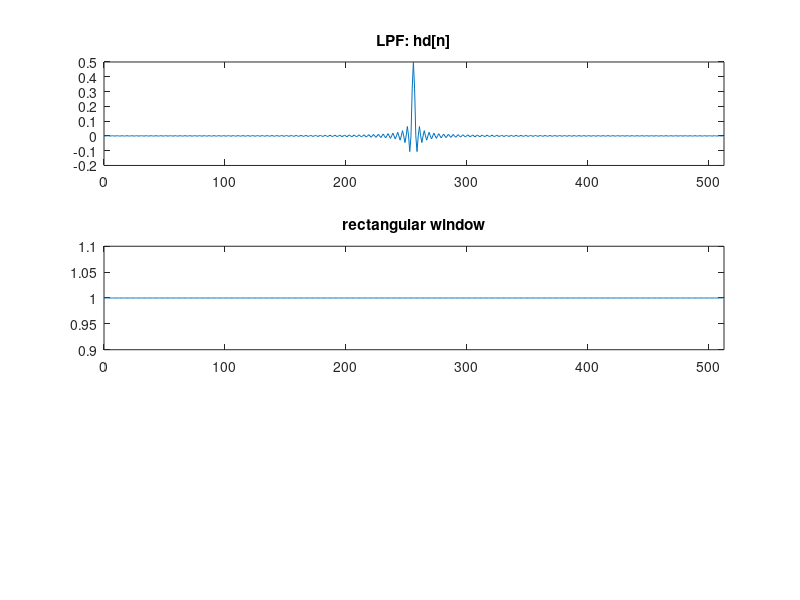

The MATLAB script that drew this image: (Note: this script raises an error after producing the figure.)
N = 513;
k = (N-1)/2;
x = linspace(-k,k,N);

omega = pi/2;

hd = sin(omega*(x))./(pi*(x));
hd(k+1) = omega/pi;

rectwind = 0:N-1;
rectwind = rectwind*0+1;
trangwind = 2-2*(0:N-1)/(N-1);
x = 0:N-1;
hanningwind1 = 0.5 -0.5*cos(2*pi*x/(N-1));
hanningwind2 = 0.54 -0.46*cos(2*pi*x/(N-1));
blackmanwind = 0.42 - 0.5*cos(2*pi*x/(N-1)) + 0.08*cos(4*pi*x/(N-1));

hn_rect = hd.*rectwind;
hn_triang = hd.*trangwind;
hn_hanning1 = hd.*hanningwind1;
hn_hanning2 = hd.*hanningwind2;
hn_blackmanwind = hd.*blackmanwind;

n = x;

% rectangular window
figure;
subplot(3,1,1);
plot(n,hd);
xlim([0 N]);
title("LPF: hd[n]");
subplot(3,1,2);
plot(n, rectwind);
xlim([0 N]);
title("rectangular window");
hf1 = freqz(hn_rect,1,w);
hf_abs1 = 20*log10(abs(hf1));
subplot(3,1,3);
plot(w/pi, hf_abs1);
title("windowed LPF");
xlabel('Normalized Frequency (\times\pi rad/sample)')
ylabel('Magnitude (dB)')

% triangular window
figure;
subplot(3,1,1);
plot(n,hd);
xlim([0 N]);
title("LPF: hd[n]");
subplot(3,1,2);
plot(n, trangwind);
xlim([0 N]);
title("triangular window");
hf1 = freqz(hn_triang,1,w);
hf_abs1 = 20*log10(abs(hf1));
subplot(3,1,3);
plot(w/pi,hf_abs1);
title("windowed LPF");
xlabel('Normalized Frequency (\times\pi rad/sample)')
ylabel('Magnitude (dB)')

% hanning1 window
figure;
subplot(3,1,1);
plot(n,hd);
xlim([0 N]);
title("LPF: hd[n]");
subplot(3,1,2);
plot(n, hanningwind1);
xlim([0 N]);
title("hanning window");
hf1 = freqz(hn_hanning1,1,w);
hf_abs1 = 20*log10(abs(hf1));
subplot(3,1,3);
plot(w/pi,hf_abs1);
title("windowed LPF");
xlabel('Normalized Frequency (\times\pi rad/sample)')
ylabel('Magnitude (dB)')

% hanning2 window
figure;
subplot(3,1,1);
plot(n,hd);
xlim([0 N]);
title("LPF: hd[n]");
subplot(3,1,2);
plot(n, hanningwind2);
xlim([0 N]);
title("hamming window");
hf1 = freqz(hn_hanning2,1,w);
hf_abs1 = 20*log10(abs(hf1));
subplot(3,1,3);
plot(w/pi,hf_abs1);
title("windowed LPF");
xlabel('Normalized Frequency (\times\pi rad/sample)')
ylabel('Magnitude (dB)')

% blackman window
figure;
subplot(3,1,1);
plot(n,hd);
xlim([0 N]);
title("LPF: hd[n]");
subplot(3,1,2);
plot(n, blackmanwind);
xlim([0 N]);
title("blackman window");
hf1 = freqz(hn_blackmanwind,1,w);
hf_abs1 = 20*log10(abs(hf1));
subplot(3,1,3);
plot(w/pi,hf_abs1);
title("windowed LPF");
xlabel('Normalized Frequency (\times\pi rad/sample)')
ylabel('Magnitude (dB)')


